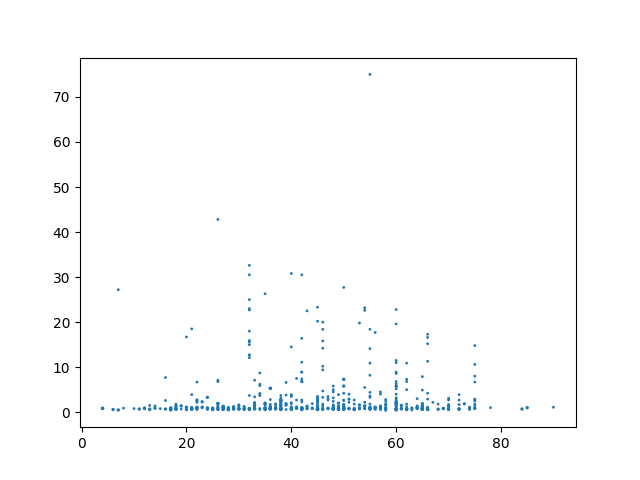

Python code for this plot:
import matplotlib.pyplot as plt
import pandas as pd
plt.switch_backend('agg')
df=pd.read_csv("/home/ubuntu/pucho/indian_liver_patient.csv")
fig = plt.figure()
ax = fig.add_subplot(1,1,1)
ax.scatter(df['Age'],df['Total_Bilirubin'], s=df['Dataset']) # Added third variable income as size of the bubble
plt.savefig('bub.png')